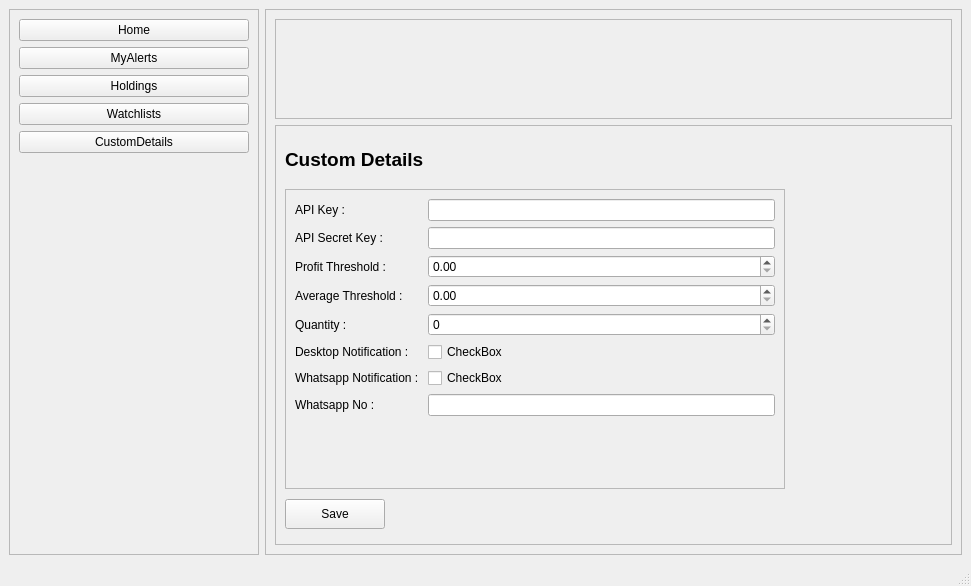
<?xml version="1.0" encoding="UTF-8"?>
<ui version="4.0">
 <class>customDetails</class>
 <widget class="QMainWindow" name="customDetails">
  <property name="geometry">
   <rect>
    <x>0</x>
    <y>0</y>
    <width>971</width>
    <height>586</height>
   </rect>
  </property>
  <property name="windowTitle">
   <string>MainWindow</string>
  </property>
  <widget class="QWidget" name="centralwidget">
   <layout class="QHBoxLayout" name="horizontalLayout">
    <item>
     <widget class="QFrame" name="frmNavBar">
      <property name="minimumSize">
       <size>
        <width>250</width>
        <height>0</height>
       </size>
      </property>
      <property name="maximumSize">
       <size>
        <width>250</width>
        <height>16777215</height>
       </size>
      </property>
      <property name="frameShape">
       <enum>QFrame::StyledPanel</enum>
      </property>
      <property name="frameShadow">
       <enum>QFrame::Raised</enum>
      </property>
      <layout class="QFormLayout" name="formLayout_2">
       <item row="1" column="0" colspan="2">
        <widget class="QPushButton" name="btnMyAlerts">
         <property name="text">
          <string>MyAlerts</string>
         </property>
        </widget>
       </item>
       <item row="2" column="0" colspan="2">
        <widget class="QPushButton" name="btnHoldings">
         <property name="text">
          <string>Holdings</string>
         </property>
        </widget>
       </item>
       <item row="4" column="0" colspan="2">
        <widget class="QPushButton" name="btnCustomDetails">
         <property name="text">
          <string>CustomDetails</string>
         </property>
        </widget>
       </item>
       <item row="3" column="0" colspan="2">
        <widget class="QPushButton" name="btnWatchlists">
         <property name="text">
          <string>Watchlists</string>
         </property>
        </widget>
       </item>
       <item row="0" column="0" colspan="2">
        <widget class="QPushButton" name="btnHome">
         <property name="text">
          <string>Home</string>
         </property>
        </widget>
       </item>
      </layout>
     </widget>
    </item>
    <item>
     <widget class="QFrame" name="frame_2">
      <property name="frameShape">
       <enum>QFrame::StyledPanel</enum>
      </property>
      <property name="frameShadow">
       <enum>QFrame::Raised</enum>
      </property>
      <layout class="QVBoxLayout" name="verticalLayout">
       <item>
        <widget class="QFrame" name="frame_3">
         <property name="maximumSize">
          <size>
           <width>16777215</width>
           <height>100</height>
          </size>
         </property>
         <property name="frameShape">
          <enum>QFrame::StyledPanel</enum>
         </property>
         <property name="frameShadow">
          <enum>QFrame::Raised</enum>
         </property>
        </widget>
       </item>
       <item>
        <widget class="QFrame" name="frame_4">
         <property name="frameShape">
          <enum>QFrame::StyledPanel</enum>
         </property>
         <property name="frameShadow">
          <enum>QFrame::Raised</enum>
         </property>
         <layout class="QVBoxLayout" name="verticalLayout_2">
          <item>
           <widget class="QLabel" name="lblHeading">
            <property name="maximumSize">
             <size>
              <width>16777215</width>
              <height>40</height>
             </size>
            </property>
            <property name="font">
             <font>
              <pointsize>14</pointsize>
              <bold>true</bold>
             </font>
            </property>
            <property name="text">
             <string>Custom Details</string>
            </property>
           </widget>
          </item>
          <item>
           <widget class="QFrame" name="frame_5">
            <property name="maximumSize">
             <size>
              <width>500</width>
              <height>300</height>
             </size>
            </property>
            <property name="frameShape">
             <enum>QFrame::StyledPanel</enum>
            </property>
            <property name="frameShadow">
             <enum>QFrame::Raised</enum>
            </property>
            <layout class="QFormLayout" name="formLayout">
             <item row="0" column="0">
              <widget class="QLabel" name="lblApiKey">
               <property name="text">
                <string>API Key : </string>
               </property>
              </widget>
             </item>
             <item row="0" column="1">
              <widget class="QLineEdit" name="leApiKey"/>
             </item>
             <item row="1" column="0">
              <widget class="QLabel" name="lblApiSecretKey">
               <property name="text">
                <string>API Secret Key : </string>
               </property>
              </widget>
             </item>
             <item row="2" column="0">
              <widget class="QLabel" name="lbProfitThrld">
               <property name="text">
                <string>Profit Threshold : </string>
               </property>
              </widget>
             </item>
             <item row="3" column="0">
              <widget class="QLabel" name="lblAverageThrld">
               <property name="text">
                <string>Average Threshold : </string>
               </property>
              </widget>
             </item>
             <item row="4" column="0">
              <widget class="QLabel" name="lblQuantity">
               <property name="text">
                <string>Quantity : </string>
               </property>
              </widget>
             </item>
             <item row="1" column="1">
              <widget class="QLineEdit" name="leApiSecretKey"/>
             </item>
             <item row="2" column="1">
              <widget class="QDoubleSpinBox" name="dsbProfitThrld"/>
             </item>
             <item row="3" column="1">
              <widget class="QDoubleSpinBox" name="dsbAverageThrld"/>
             </item>
             <item row="4" column="1">
              <widget class="QSpinBox" name="sbQuantity"/>
             </item>
             <item row="5" column="0">
              <widget class="QLabel" name="lblDesktopNoti">
               <property name="text">
                <string>Desktop Notification : </string>
               </property>
              </widget>
             </item>
             <item row="6" column="0">
              <widget class="QLabel" name="lblWhatsappNoti">
               <property name="text">
                <string>Whatsapp Notification : </string>
               </property>
              </widget>
             </item>
             <item row="7" column="0">
              <widget class="QLabel" name="lblWhatsappNo">
               <property name="text">
                <string>Whatsapp No : </string>
               </property>
              </widget>
             </item>
             <item row="7" column="1">
              <widget class="QLineEdit" name="leWhatsappNo"/>
             </item>
             <item row="5" column="1">
              <widget class="QCheckBox" name="cbDesktopNoti">
               <property name="text">
                <string>CheckBox</string>
               </property>
              </widget>
             </item>
             <item row="6" column="1">
              <widget class="QCheckBox" name="cbWhatsappNoti">
               <property name="text">
                <string>CheckBox</string>
               </property>
              </widget>
             </item>
            </layout>
           </widget>
          </item>
          <item>
           <widget class="QPushButton" name="btnSave">
            <property name="maximumSize">
             <size>
              <width>100</width>
              <height>30</height>
             </size>
            </property>
            <property name="text">
             <string>Save</string>
            </property>
           </widget>
          </item>
         </layout>
        </widget>
       </item>
      </layout>
     </widget>
    </item>
   </layout>
  </widget>
  <widget class="QMenuBar" name="menubar">
   <property name="geometry">
    <rect>
     <x>0</x>
     <y>0</y>
     <width>971</width>
     <height>25</height>
    </rect>
   </property>
  </widget>
  <widget class="QStatusBar" name="statusbar"/>
 </widget>
 <resources/>
 <connections/>
</ui>
